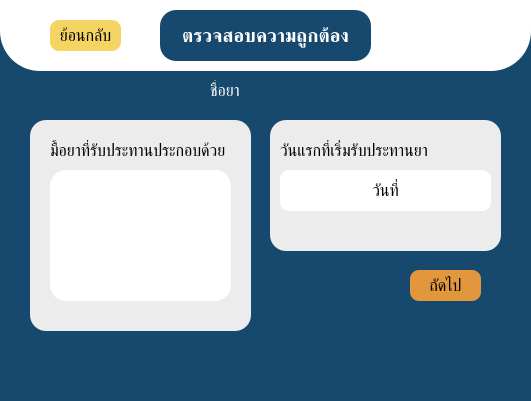
<?xml version="1.0" encoding="UTF-8"?>
<ui version="4.0">
 <class>data_check3</class>
 <widget class="QMainWindow" name="data_check3">
  <property name="geometry">
   <rect>
    <x>0</x>
    <y>0</y>
    <width>531</width>
    <height>401</height>
   </rect>
  </property>
  <property name="windowTitle">
   <string>ตรวจสอบความถูกต้อง</string>
  </property>
  <property name="styleSheet">
   <string notr="true">
background-color: rgb(23, 73, 110);</string>
  </property>
  <widget class="QWidget" name="centralwidget">
   <widget class="QFrame" name="frame">
    <property name="geometry">
     <rect>
      <x>0</x>
      <y>-60</y>
      <width>531</width>
      <height>131</height>
     </rect>
    </property>
    <property name="styleSheet">
     <string notr="true">border-radius: 40px;
background-color: rgb(255, 255, 255);</string>
    </property>
    <property name="frameShape">
     <enum>QFrame::StyledPanel</enum>
    </property>
    <property name="frameShadow">
     <enum>QFrame::Raised</enum>
    </property>
    <widget class="QLabel" name="label">
     <property name="geometry">
      <rect>
       <x>160</x>
       <y>70</y>
       <width>211</width>
       <height>51</height>
      </rect>
     </property>
     <property name="font">
      <font>
       <pointsize>14</pointsize>
       <weight>75</weight>
       <bold>true</bold>
      </font>
     </property>
     <property name="styleSheet">
      <string notr="true">border-radius: 16px;
color: rgb(255, 255, 255);
background-color: rgb(23, 73, 110);</string>
     </property>
     <property name="frameShape">
      <enum>QFrame::Box</enum>
     </property>
     <property name="lineWidth">
      <number>1</number>
     </property>
     <property name="text">
      <string>ตรวจสอบความถูกต้อง</string>
     </property>
     <property name="textFormat">
      <enum>Qt::AutoText</enum>
     </property>
     <property name="scaledContents">
      <bool>false</bool>
     </property>
     <property name="alignment">
      <set>Qt::AlignCenter</set>
     </property>
     <property name="wordWrap">
      <bool>true</bool>
     </property>
    </widget>
    <widget class="QPushButton" name="add_back_pushButton">
     <property name="geometry">
      <rect>
       <x>50</x>
       <y>80</y>
       <width>71</width>
       <height>31</height>
      </rect>
     </property>
     <property name="font">
      <font>
       <pointsize>12</pointsize>
      </font>
     </property>
     <property name="styleSheet">
      <string notr="true">border-radius: 9px;
color: rgb(0, 0, 0);
background-color: rgb(244, 212, 99);</string>
     </property>
     <property name="text">
      <string>ย้อนกลับ</string>
     </property>
    </widget>
   </widget>
   <widget class="QLabel" name="drugName_label">
    <property name="geometry">
     <rect>
      <x>210</x>
      <y>80</y>
      <width>121</width>
      <height>21</height>
     </rect>
    </property>
    <property name="font">
     <font>
      <pointsize>12</pointsize>
     </font>
    </property>
    <property name="styleSheet">
     <string notr="true">color: rgb(255, 255, 255);</string>
    </property>
    <property name="text">
     <string>ชื่อยา</string>
    </property>
   </widget>
   <widget class="QPushButton" name="next_pushButton">
    <property name="geometry">
     <rect>
      <x>410</x>
      <y>270</y>
      <width>71</width>
      <height>31</height>
     </rect>
    </property>
    <property name="font">
     <font>
      <pointsize>12</pointsize>
     </font>
    </property>
    <property name="styleSheet">
     <string notr="true">border-radius: 9px;
color: rgb(0, 0, 0);
background-color: rgb(227, 151, 61);</string>
    </property>
    <property name="text">
     <string>ถัดไป</string>
    </property>
   </widget>
   <widget class="QFrame" name="frame_3">
    <property name="geometry">
     <rect>
      <x>30</x>
      <y>120</y>
      <width>221</width>
      <height>211</height>
     </rect>
    </property>
    <property name="styleSheet">
     <string notr="true">border-radius: 16px;
background-color: rgb(236, 236, 236);</string>
    </property>
    <property name="frameShape">
     <enum>QFrame::StyledPanel</enum>
    </property>
    <property name="frameShadow">
     <enum>QFrame::Raised</enum>
    </property>
    <widget class="QLabel" name="drugDescribe_label_2">
     <property name="geometry">
      <rect>
       <x>20</x>
       <y>20</y>
       <width>191</width>
       <height>21</height>
      </rect>
     </property>
     <property name="font">
      <font>
       <pointsize>12</pointsize>
      </font>
     </property>
     <property name="text">
      <string>มื้อยาที่รับประทานประกอบด้วย</string>
     </property>
    </widget>
    <widget class="QListWidget" name="listWidget">
     <property name="geometry">
      <rect>
       <x>20</x>
       <y>50</y>
       <width>181</width>
       <height>131</height>
      </rect>
     </property>
     <property name="font">
      <font>
       <family>MS Shell Dlg 2</family>
       <pointsize>12</pointsize>
      </font>
     </property>
     <property name="autoFillBackground">
      <bool>false</bool>
     </property>
     <property name="styleSheet">
      <string notr="true">background-color: rgb(255, 255, 255);</string>
     </property>
     <property name="frameShape">
      <enum>QFrame::Box</enum>
     </property>
     <property name="frameShadow">
      <enum>QFrame::Plain</enum>
     </property>
     <property name="lineWidth">
      <number>2</number>
     </property>
     <property name="midLineWidth">
      <number>0</number>
     </property>
    </widget>
   </widget>
   <widget class="QFrame" name="frame_2">
    <property name="geometry">
     <rect>
      <x>270</x>
      <y>120</y>
      <width>231</width>
      <height>131</height>
     </rect>
    </property>
    <property name="styleSheet">
     <string notr="true">border-radius: 16px;
background-color: rgb(236, 236, 236);</string>
    </property>
    <property name="frameShape">
     <enum>QFrame::StyledPanel</enum>
    </property>
    <property name="frameShadow">
     <enum>QFrame::Raised</enum>
    </property>
    <widget class="QLabel" name="day_start">
     <property name="geometry">
      <rect>
       <x>10</x>
       <y>20</y>
       <width>191</width>
       <height>21</height>
      </rect>
     </property>
     <property name="font">
      <font>
       <pointsize>12</pointsize>
      </font>
     </property>
     <property name="text">
      <string>วันแรกที่เริ่มรับประทานยา</string>
     </property>
    </widget>
    <widget class="QLabel" name="label_9">
     <property name="geometry">
      <rect>
       <x>10</x>
       <y>50</y>
       <width>211</width>
       <height>41</height>
      </rect>
     </property>
     <property name="font">
      <font>
       <pointsize>12</pointsize>
       <weight>50</weight>
       <bold>false</bold>
      </font>
     </property>
     <property name="styleSheet">
      <string notr="true">border-radius: 9px;
color: rgb(0, 0, 0);
background-color: rgb(255, 255, 255);</string>
     </property>
     <property name="frameShape">
      <enum>QFrame::Box</enum>
     </property>
     <property name="lineWidth">
      <number>1</number>
     </property>
     <property name="text">
      <string>วันที่</string>
     </property>
     <property name="textFormat">
      <enum>Qt::AutoText</enum>
     </property>
     <property name="scaledContents">
      <bool>false</bool>
     </property>
     <property name="alignment">
      <set>Qt::AlignCenter</set>
     </property>
     <property name="wordWrap">
      <bool>true</bool>
     </property>
    </widget>
   </widget>
  </widget>
 </widget>
 <resources/>
 <connections/>
</ui>
